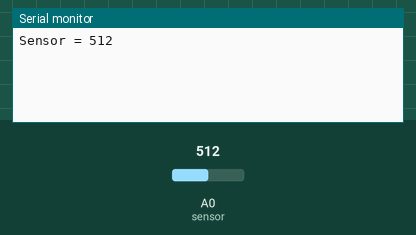
This sketch was run on a simulated Arduino Uno, built with avr-gcc and run on an emulated ATmega328P. On the bench: the last lines printed to the serial monitor. The inputs (shaded band) are chosen by the test bench; at power-on: A0 (sensor) = 512.

Above: at 1.8 s.
1.9 s: A0 (sensor) set to 716
At 2.3 s:
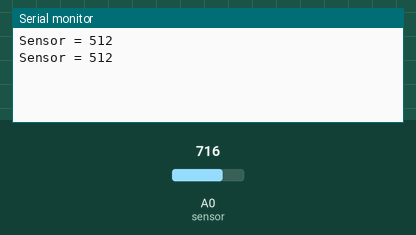
3.4 s: A0 (sensor) set to 900
At 4.8 s:
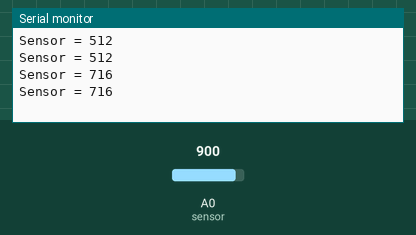
Timing chart, 0 to 6.4 s (numbered marks = the images above; inputs shaded):
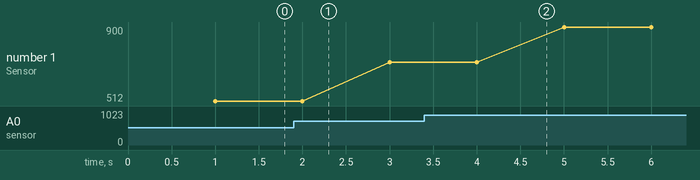

The sketch:

MoistureSensor.ino
```cpp
int sensor = A0;    // 센서 데이터 핀 설정
int val = 0;  // 센서 데이터 저장 변수

void setup() {

   Serial.begin(9600);  // 시리얼 통신 세팅

}

void loop() {

  val = analogRead(sensor); // 센서 값 읽어서 저장
  delay(1000);

  //시리얼 모니터 출력
  Serial.print("Sensor = " );
  Serial.println(val);

}
```

Measured:
- plotted number 1: 512 → 716 after the input at 1.9 s, 716 → 900 after the input at 3.4 s
